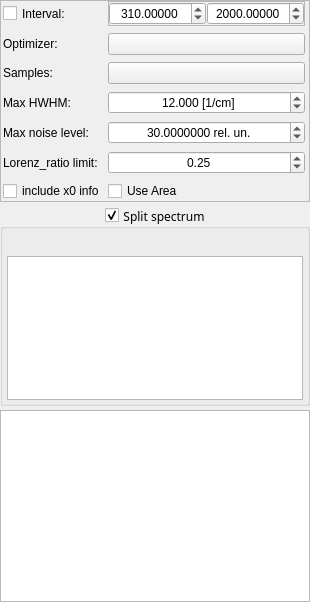
                <widget class="QWidget" name="left_page_2">
                 <property name="sizePolicy">
                  <sizepolicy hsizetype="Expanding" vsizetype="Expanding">
                   <horstretch>0</horstretch>
                   <verstretch>0</verstretch>
                  </sizepolicy>
                 </property>
                 <layout class="QVBoxLayout" name="verticalLayout_19">
                  <property name="spacing">
                   <number>4</number>
                  </property>
                  <property name="leftMargin">
                   <number>0</number>
                  </property>
                  <property name="topMargin">
                   <number>0</number>
                  </property>
                  <property name="rightMargin">
                   <number>0</number>
                  </property>
                  <property name="bottomMargin">
                   <number>0</number>
                  </property>
                  <item>
                   <widget class="QFrame" name="dec_param_frame">
                    <property name="minimumSize">
                     <size>
                      <width>0</width>
                      <height>57</height>
                     </size>
                    </property>
                    <property name="maximumSize">
                     <size>
                      <width>16777215</width>
                      <height>225</height>
                     </size>
                    </property>
                    <property name="frameShape">
                     <enum>QFrame::StyledPanel</enum>
                    </property>
                    <property name="frameShadow">
                     <enum>QFrame::Raised</enum>
                    </property>
                    <layout class="QVBoxLayout" name="verticalLayout_23">
                     <property name="spacing">
                      <number>3</number>
                     </property>
                     <property name="leftMargin">
                      <number>0</number>
                     </property>
                     <property name="topMargin">
                      <number>0</number>
                     </property>
                     <property name="rightMargin">
                      <number>0</number>
                     </property>
                     <property name="bottomMargin">
                      <number>0</number>
                     </property>
                     <item>
                      <layout class="QFormLayout" name="dec_param_form_layout">
                       <property name="fieldGrowthPolicy">
                        <enum>QFormLayout::AllNonFixedFieldsGrow</enum>
                       </property>
                       <property name="rowWrapPolicy">
                        <enum>QFormLayout::DontWrapRows</enum>
                       </property>
                       <property name="labelAlignment">
                        <set>Qt::AlignLeading|Qt::AlignLeft|Qt::AlignVCenter</set>
                       </property>
                       <property name="formAlignment">
                        <set>Qt::AlignLeading|Qt::AlignLeft|Qt::AlignTop</set>
                       </property>
                       <property name="verticalSpacing">
                        <number>7</number>
                       </property>
                       <property name="leftMargin">
                        <number>2</number>
                       </property>
                       <property name="topMargin">
                        <number>0</number>
                       </property>
                       <property name="rightMargin">
                        <number>4</number>
                       </property>
                       <item row="0" column="0">
                        <widget class="CheckBox" name="interval_checkBox">
                         <property name="sizePolicy">
                          <sizepolicy hsizetype="Minimum" vsizetype="Minimum">
                           <horstretch>0</horstretch>
                           <verstretch>0</verstretch>
                          </sizepolicy>
                         </property>
                         <property name="text">
                          <string>Interval:</string>
                         </property>
                         <property name="tristate">
                          <bool>false</bool>
                         </property>
                        </widget>
                       </item>
                       <item row="0" column="1">
                        <widget class="QFrame" name="interval_frame">
                         <property name="frameShape">
                          <enum>QFrame::StyledPanel</enum>
                         </property>
                         <property name="frameShadow">
                          <enum>QFrame::Raised</enum>
                         </property>
                         <layout class="QHBoxLayout" name="horizontalLayout_21">
                          <property name="spacing">
                           <number>1</number>
                          </property>
                          <property name="leftMargin">
                           <number>0</number>
                          </property>
                          <property name="topMargin">
                           <number>0</number>
                          </property>
                          <property name="rightMargin">
                           <number>0</number>
                          </property>
                          <property name="bottomMargin">
                           <number>0</number>
                          </property>
                          <item>
                           <widget class="CompactDoubleSpinBox" name="interval_start_dsb">
                            <property name="alignment">
                             <set>Qt::AlignCenter</set>
                            </property>
                            <property name="suffix">
                             <string/>
                            </property>
                            <property name="decimals">
                             <number>5</number>
                            </property>
                            <property name="maximum">
                             <double>99998.990000000005239</double>
                            </property>
                            <property name="value">
                             <double>310.000000000000000</double>
                            </property>
                           </widget>
                          </item>
                          <item>
                           <widget class="CompactDoubleSpinBox" name="interval_end_dsb">
                            <property name="alignment">
                             <set>Qt::AlignCenter</set>
                            </property>
                            <property name="decimals">
                             <number>5</number>
                            </property>
                            <property name="maximum">
                             <double>99999.990000000005239</double>
                            </property>
                            <property name="value">
                             <double>2000.000000000000000</double>
                            </property>
                           </widget>
                          </item>
                         </layout>
                        </widget>
                       </item>
                       <item row="1" column="0">
                        <widget class="CaptionLabel" name="fit_opt_method_label">
                         <property name="text">
                          <string>Optimizer: </string>
                         </property>
                         <property name="alignment">
                          <set>Qt::AlignCenter</set>
                         </property>
                        </widget>
                       </item>
                       <item row="1" column="1">
                        <widget class="ComboBox" name="fit_opt_method_comboBox"/>
                       </item>
                       <item row="2" column="0">
                        <widget class="CaptionLabel" name="guess_method_label">
                         <property name="text">
                          <string>Samples:</string>
                         </property>
                        </widget>
                       </item>
                       <item row="2" column="1">
                        <widget class="ComboBox" name="guess_method_cb"/>
                       </item>
                       <item row="3" column="0">
                        <widget class="CaptionLabel" name="max_dx_label">
                         <property name="text">
                          <string>Max HWHM:</string>
                         </property>
                        </widget>
                       </item>
                       <item row="3" column="1">
                        <widget class="CompactDoubleSpinBox" name="max_dx_dsb">
                         <property name="alignment">
                          <set>Qt::AlignCenter</set>
                         </property>
                         <property name="prefix">
                          <string/>
                         </property>
                         <property name="suffix">
                          <string> [1/cm]</string>
                         </property>
                         <property name="decimals">
                          <number>3</number>
                         </property>
                         <property name="minimum">
                          <double>1.000000000000000</double>
                         </property>
                         <property name="value">
                          <double>12.000000000000000</double>
                         </property>
                        </widget>
                       </item>
                       <item row="4" column="0">
                        <widget class="CaptionLabel" name="max_noise_level_label">
                         <property name="text">
                          <string>Max noise level:</string>
                         </property>
                        </widget>
                       </item>
                       <item row="4" column="1">
                        <widget class="CompactDoubleSpinBox" name="max_noise_level_dsb">
                         <property name="alignment">
                          <set>Qt::AlignCenter</set>
                         </property>
                         <property name="suffix">
                          <string> rel. un.</string>
                         </property>
                         <property name="decimals">
                          <number>7</number>
                         </property>
                         <property name="minimum">
                          <double>0.000001000000000</double>
                         </property>
                         <property name="maximum">
                          <double>999999.000000000000000</double>
                         </property>
                         <property name="value">
                          <double>30.000000000000000</double>
                         </property>
                        </widget>
                       </item>
                       <item row="5" column="0">
                        <widget class="CaptionLabel" name="lorenz_ratio_label">
                         <property name="text">
                          <string>Lorenz_ratio limit:</string>
                         </property>
                        </widget>
                       </item>
                       <item row="5" column="1">
                        <widget class="CompactDoubleSpinBox" name="l_ratio_doubleSpinBox">
                         <property name="alignment">
                          <set>Qt::AlignCenter</set>
                         </property>
                         <property name="maximum">
                          <double>1.000000000000000</double>
                         </property>
                         <property name="value">
                          <double>0.250000000000000</double>
                         </property>
                        </widget>
                       </item>
                       <item row="6" column="1">
                        <widget class="CheckBox" name="use_area_check_box">
                         <property name="text">
                          <string>Use Area</string>
                         </property>
                        </widget>
                       </item>
                       <item row="6" column="0">
                        <widget class="CheckBox" name="include_x0_checkBox">
                         <property name="text">
                          <string>include x0 info</string>
                         </property>
                        </widget>
                       </item>
                      </layout>
                     </item>
                    </layout>
                   </widget>
                  </item>
                  <item>
                   <widget class="QGroupBox" name="intervals_gb">
                    <property name="sizePolicy">
                     <sizepolicy hsizetype="Preferred" vsizetype="Expanding">
                      <horstretch>0</horstretch>
                      <verstretch>0</verstretch>
                     </sizepolicy>
                    </property>
                    <property name="minimumSize">
                     <size>
                      <width>0</width>
                      <height>50</height>
                     </size>
                    </property>
                    <property name="maximumSize">
                     <size>
                      <width>16777215</width>
                      <height>200</height>
                     </size>
                    </property>
                    <property name="font">
                     <font>
                      <family>Ableton Sans Light</family>
                      <pointsize>9</pointsize>
                     </font>
                    </property>
                    <property name="title">
                     <string>Split spectrum</string>
                    </property>
                    <property name="alignment">
                     <set>Qt::AlignCenter</set>
                    </property>
                    <property name="flat">
                     <bool>true</bool>
                    </property>
                    <property name="checkable">
                     <bool>true</bool>
                    </property>
                    <layout class="QHBoxLayout" name="horizontalLayout_25">
                     <property name="spacing">
                      <number>6</number>
                     </property>
                     <property name="sizeConstraint">
                      <enum>QLayout::SetDefaultConstraint</enum>
                     </property>
                     <property name="leftMargin">
                      <number>4</number>
                     </property>
                     <property name="topMargin">
                      <number>27</number>
                     </property>
                     <property name="rightMargin">
                      <number>4</number>
                     </property>
                     <property name="bottomMargin">
                      <number>3</number>
                     </property>
                     <item>
                      <widget class="TableView" name="fit_borders_TableView">
                       <property name="styleSheet">
                        <string notr="true"/>
                       </property>
                       <property name="sortingEnabled">
                        <bool>true</bool>
                       </property>
                      </widget>
                     </item>
                    </layout>
                   </widget>
                  </item>
                  <item>
                   <widget class="TableView" name="dec_table"/>
                  </item>
                 </layout>
                </widget>
